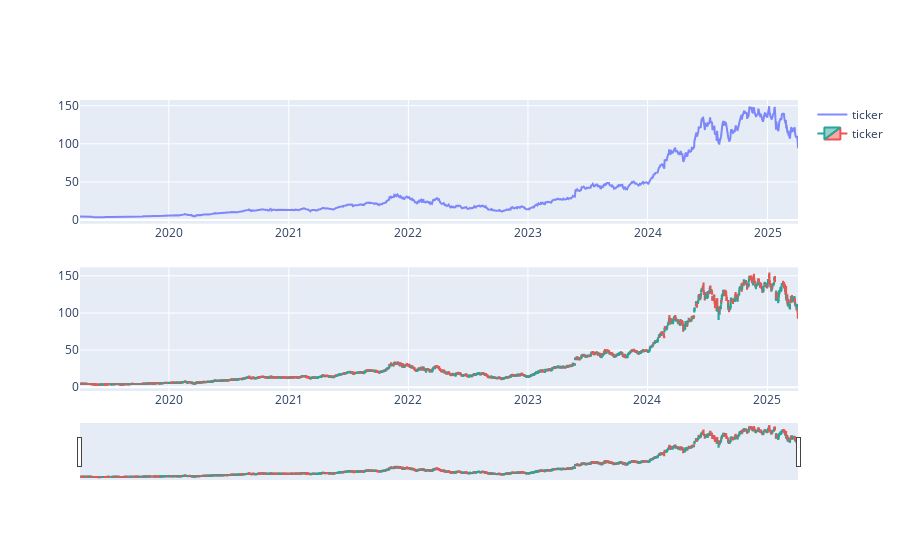

Source (notebook cell):
### Code cell
fig = make_subplots(
        rows=2, 
        cols=1,
    )
fig.add_trace(
                go.Line(
                    x=stock_data.index,
                    y=stock_data['Close'].values.flatten(),
                    name='ticker',
                    line=dict(width=2),
                    mode='lines',  # Explicitly set mode to lines
                    opacity=0.8    # Make slightly transparent to see markers better
                ),
                row=1, col=1
            )
fig.add_trace(
                go.Candlestick(
                    x=stock_data.index,
                    open=stock_data['Open'].values.flatten(),
                    high=stock_data['High'].values.flatten(),
                    low=stock_data['Low'].values.flatten(),
                    close=stock_data['Close'].values.flatten(),
                    name='ticker',
                    increasing=dict(line=dict(color='#26a69a')),
                    decreasing=dict(line=dict(color='#ef5350'))
                ),
                row=2, col=1
            )

### Figure 1 — Plotly figure (JSON) as saved in the notebook; plotly's stock layout.template omitted (floating-point values rounded to 4 significant figures; data arrays with more than 128 entries replaced by an {"elided": "..."} marker saying what was removed)
{"data": [{"line": {"width": 2}, "mode": "lines", "name": "ticker", "opacity": 0.8, "type": "scatter", "x": {"elided": "1509 str values"}, "xaxis": "x", "y": {"elided": "1509 float values"}, "yaxis": "y"}, {"close": {"elided": "1509 float values"}, "decreasing": {"line": {"color": "#ef5350"}}, "high": {"elided": "1509 float values"}, "increasing": {"line": {"color": "#26a69a"}}, "low": {"elided": "1509 float values"}, "name": "ticker", "open": {"elided": "1509 float values"}, "type": "candlestick", "x": {"elided": "1509 str values"}, "xaxis": "x2", "yaxis": "y2"}], "layout": {"xaxis": {"anchor": "y", "domain": [0, 1]}, "xaxis2": {"anchor": "y2", "domain": [0, 1]}, "yaxis": {"anchor": "x", "domain": [0.575, 1]}, "yaxis2": {"anchor": "x2", "domain": [0, 0.425]}}}
